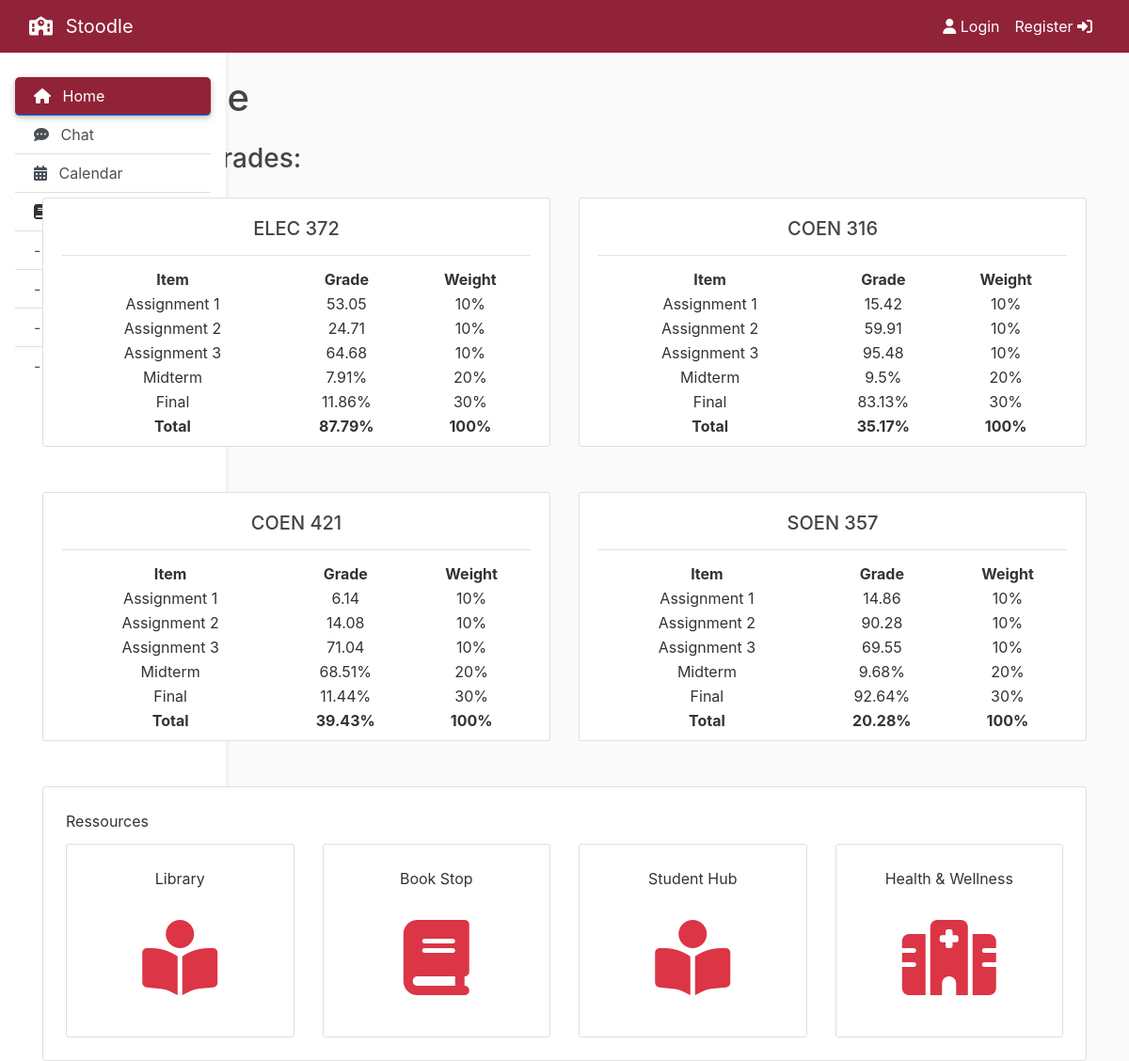
The page /home on the database its author committed.
### flaskapp/models.py (models this page shows, shortened)
class Course(db.Model):
    id = db.Column(db.Integer, primary_key=True)
    name = db.Column(db.String(16), unique=True, nullable=False)
    teacher = db.Column(db.String(64), nullable=False)
    assignments = db.relationship('Assignment', backref='course', lazy=True)
    lectures = db.relationship('Lecture', backref='course', lazy=True)

class Assignment(db.Model):
    id = db.Column(db.Integer, primary_key=True)
    name = db.Column(db.String(32), nullable=False)
    date_due = db.Column(db.DateTime, nullable=False, default=datetime.utcnow)
    upload_file = db.Column(db.String(32), nullable=False)
    class_id = db.Column(db.Integer, db.ForeignKey('course.id'), nullable=False)

### flaskapp/routes.py (the view)
@app.route("/")
@app.route("/home")
def home():
    courses = Course.query.all()
    return render_template('home.html', courses=courses)

### flaskapp/templates/home.html (shortened to what this page needs)
{% extends "base.html" %}
{% block content %}
	<h1 class="mb-4">Home Page</h1>
	<h3 class="mb-4">Summary of Grades:</h3>
	<div class="row">
		{% for course in courses %}
			<div class="col-lg-6 col-md-12 mb-4">
				<div class="card text-black text-center mb-4">
					<div class="card-body pb-2">
						<h5 class="card-title border-bottom pb-3">{{ course.name }}</h5>
						<table class="container-fluid">
							<tr>
								<th>Item</th>
								<th>Grade</th>
								<th>Weight</th>
							</tr>
							{% for ass in course.assignments %}
								<tr>
									<td>{{ ass.name }}</td>
									<td>{{ (range(0, 10001) | random) / 100 }}</td>
									<td>10%</td>
								</tr>
							{% endfor %}
							<tr>
								<td>Midterm</td>
								<td>{{ (range(0, 10001) | random) / 100 }}%</td>
								<td>20%</td>
							</tr>
							<tr>
								<td>Final</td>
								<td>{{ (range(0, 10001) | random) / 100 }}%</td>
								<td>30%</td>
							</tr>
							<tr>
								<td><b>Total</b></td>
								<td><b>{{ (range(0, 10001) | random) / 100 }}%</b></td>
								<td><b>100%</b></td>
							</tr>
						</table>
					</div>
				</div>
			</div>
		{% endfor %}
	</div>
	<div class="card p-4">
		<div class="card-title">Ressources</div>
		<div class=card-deck>
			<div class="card p-4 text-center">
				<div class="card-title">Library</div>
				<div class="card-body">
					<a href="https://library.concordia.ca/">
						<i class="fa-solid fa-book-open-reader fa-5x text-danger"></i>
					</a>
				</div>
			</div>
			<div class="card p-4 text-center">
				<div class="card-title">Book Stop</div>
				<div class="card-body">
					<a href="https://www.concordia.ca/book-stop.html">
						<i class="fa-solid fa-book fa-5x text-danger"></i>
					</a>
				</div>
			</div>
			<div class="card p-4 text-center">
				<div class="card-title">Student Hub</div>
				<div class="card-body">
					<a href="https://www.concordia.ca/students/undergraduate.html">
						<i class="fa-solid fa-book-open-reader fa-5x text-danger"></i>
					</a>
				</div>
			</div>
			<div class="card p-4 text-center">
				<div class="card-title">Health & Wellness</div>
				<div class="card-body">
					<a href="https://www.concordia.ca/health/mental-health.html">
						<i class="fas fa-hospital fa-5x text-danger"></i>
					</a>
				</div>
			</div>
		</div>
	</div>
{% endblock content %}

### flaskapp/templates/base.html (shortened to what this page needs)
<!DOCTYPE html>
<html>
  <head>
    <link
      rel="stylesheet"
      href="https://maxcdn.bootstrapcdn.com/bootstrap/4.0.0/css/bootstrap.min.css"
    />
    <link
      rel="stylesheet"
      type="text/css"
      href="{{ url_for('static', filename='main.css') }}"
    />
  </head>
  <body>
    <header class="site-header">
      <nav class="navbar navbar-expand-md navbar-dark bg-steel fixed-top">
        <div class="container-fluid">
          <a class="navbar-brand mr-1" href="/">
            <i class="fas fa-school mr-2"></i>
            Stoodle</a
          >
          <div class="collapse navbar-collapse" id="navbarToggle">
            <div class="navbar-nav ml-auto">
              {% if current_user.is_authenticated %}
              <a class="nav-item nav-link mr-1" href="{{ url_for('account') }}">
                <i class="fa fa-user-secret mr-2" aria-hidden="true"></i>
                Account</a
              >
              <a class="nav-item nav-link" href="{{ url_for('logout') }}"
                >Logout
                <i class="fa fa-sign-out ml-2" aria-hidden="true"></i>
              </a>
              {% else %}
              <a class="nav-item nav-link" href="{{ url_for('login') }}">
                <i class="fa fa-user" aria-hidden="true"></i>
                Login</a
              >
              <a class="nav-item nav-link" href="{{ url_for('register') }}"
                >Register
                <i class="fa fa-sign-in" aria-hidden="true"></i>
              </a>
              {% endif %}
            </div>
          </div>
        </div>
      </nav>
    </header>
    <main role="main" class="container">
      <div class="row">
        <div class="position-sticky">
          <nav
            id="sidebarMenu"
            class="collapse d-lg-block sidebar collapse bg-white"
          >
            <div class="list-group list-group-flush mx-3 mt-4">
              <a
                href="{{ url_for('home') }}"
                class="list-group-item list-group-item-action py-2 ripple {% if not title %}active{% endif %}"
                aria-current="true"
              >
                <span>
                  <i class="fa fa-home mr-2" aria-hidden="true"></i> Home</span
                >
              </a>
              <a
                href="{{ url_for('chat') }}"
                class="list-group-item list-group-item-action py-2 ripple {% if title == 'Chat' %}active{% endif %}"
              >
                <span>
                  <i class="fa fa-commenting mr-2" aria-hidden="true"></i>
                  Chat</span
                >
              </a>
              <a
                href="{{ url_for('calendar') }}"
                class="list-group-item list-group-item-action py-2 ripple {% if title == 'Calendar' %}active{% endif %}"
              >
                <span>
                  <i class="fa fa-calendar mr-2" aria-hidden="true"></i>
                  Calendar</span
                >
              </a>
              <a class="list-group-item py-2">
                <span>
                  <i class="fa fa-book mr-2" aria-hidden="true"></i>
                  Courses</span
                >
				{% if not courseNames %}
					{% for course in courses %}
						<a href="{{ url_for('course', coursename=course.name) }}" class="list-group-item list-group-item-action py-2 ripple {% if title == course %}active{% endif %}">
							<span>- {{ course.name }}</span>
						</a>
					{% endfor %}
				{% endif %}
            </div>
          </nav>
        </div>
        <div class="container-fluid">
          {% block content %}{% endblock %}
        </div>
      </div>
    </main>
  </body>
</html>

### flaskapp/static/main.css (style rules this page uses)
body { background: #fafafa; color: #333333; margin-top: 5rem; }
h1, h2, h3, h4, h5, h6 { color: #444444; font: 'Gill Sans'; }
.bg-steel { background-color: #912338; }
.site-header .navbar-nav .nav-link { color: #FFFFFF; }
.sidebar { position: fixed; top: 0; bottom: 0; left: 0; padding: 58px 0 0; box-shadow: 0 2px 5px 0 rgb(0 0 0 / 5%), 0 2px 10px 0 rgb(0 0 0 / 5%); width: 240px; z-index: 600; }
.sidebar .active { border-radius: 5px; box-shadow: 0 2px 5px 0 rgb(0 0 0 / 16%), 0 2px 10px 0 rgb(0 0 0 / 12%); background-color: #912338; }

### rows shown on the page
Course: name "ELEC 372"
Course: name "COEN 316"
Course: name "COEN 421"
Course: name "SOEN 357"
Assignment: name "Assignment 1"
Assignment: name "Assignment 2"
Assignment: name "Assignment 3"
Assignment: name "Assignment 1"
Assignment: name "Assignment 2"
Assignment: name "Assignment 3"
Assignment: name "Assignment 1"
Assignment: name "Assignment 2"
Assignment: name "Assignment 3"
Assignment: name "Assignment 1"
Assignment: name "Assignment 2"
Assignment: name "Assignment 3"
